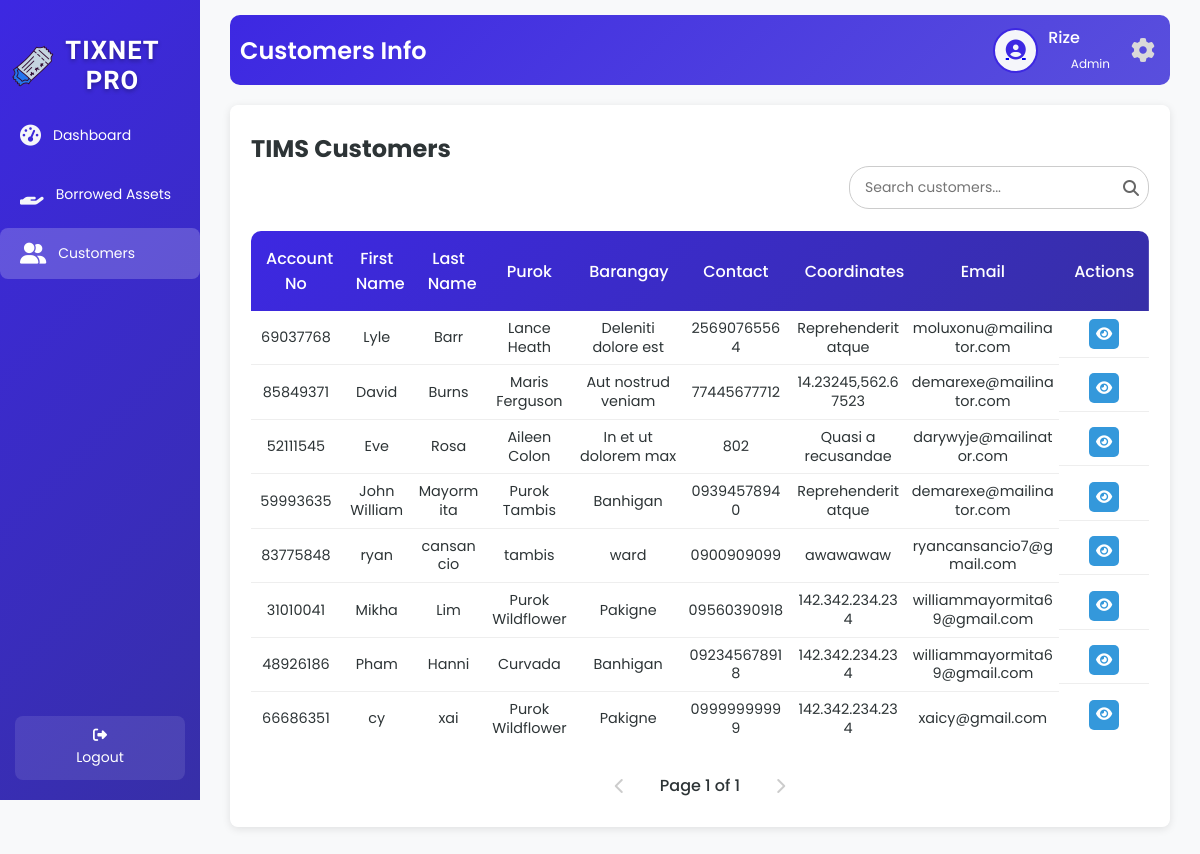
Before: /techCustomers.php (signed in) with the older database file.
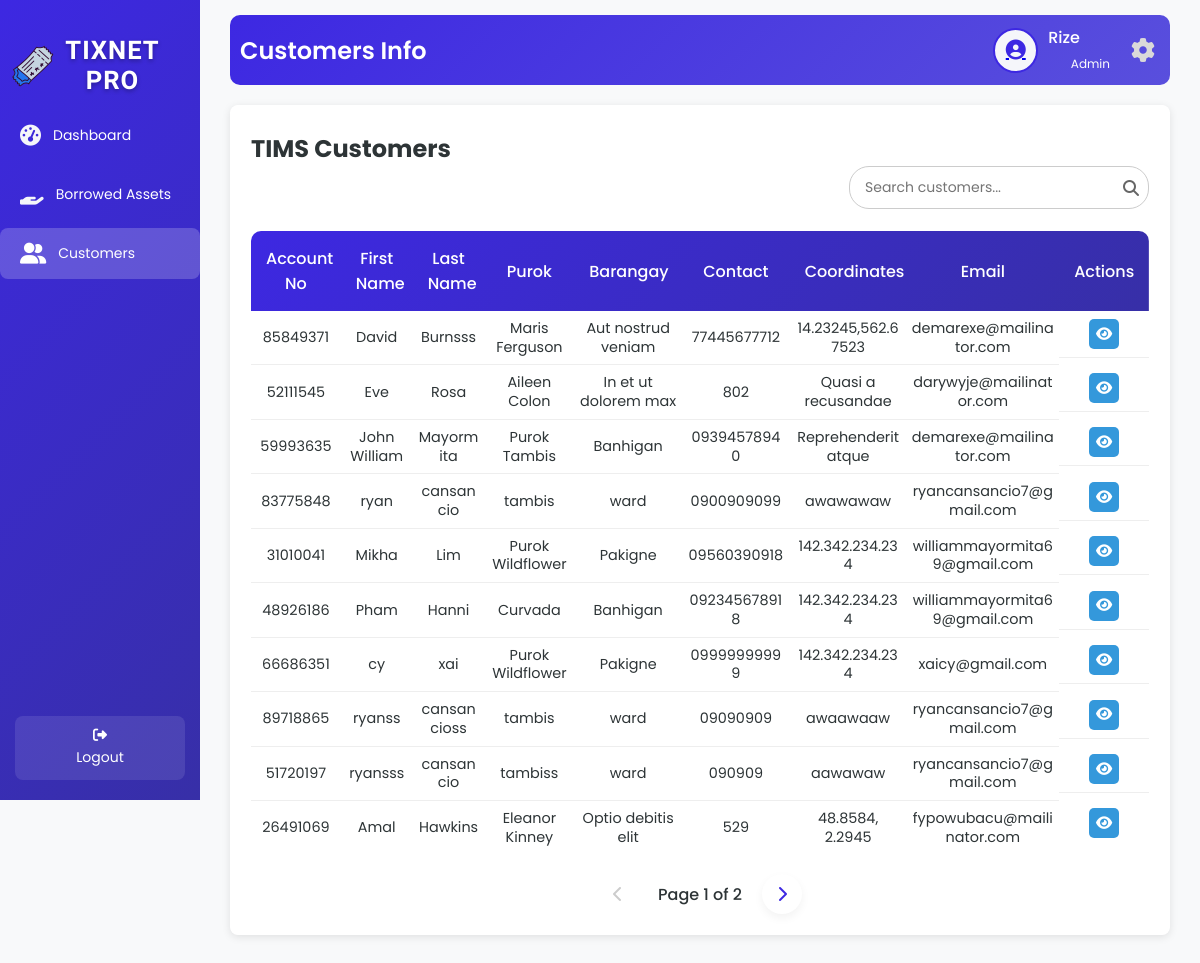
After: the same page with the newer database file.
### tables this page shows
CREATE TABLE `tbl_customer` (
  `c_id` int(50) NOT NULL,
  `c_fname` varchar(200) NOT NULL,
  `c_lname` varchar(200) NOT NULL,
  `c_purok` varchar(200) NOT NULL,
  `c_barangay` varchar(200) NOT NULL,
  `c_contact` varchar(100) NOT NULL,
  `c_email` varchar(200) NOT NULL,
  `c_date` date NOT NULL,
  `c_napname` varchar(200) NOT NULL,
  `c_napport` int(50) NOT NULL,
  `c_macaddress` varchar(200) NOT NULL,
  `c_status` varchar(200) NOT NULL,
  `c_plan` varchar(200) NOT NULL,
  `c_equipment` varchar(200) NOT NULL,
  `c_account_no` int(100) NOT NULL,
  `c_coordinates` varchar(200) NOT NULL,
  `c_balance` int(50) NOT NULL,
  `c_startdate` varchar(100) NOT NULL,
  `c_nextdue` varchar(100) NOT NULL,
  `c_lastdue` varchar(100) NOT NULL,
  `c_nextbill` varchar(100) NOT NULL,
  `c_billstatus` varchar(100) NOT NULL,
  `c_advancedays` varchar(200) NOT NULL,
  `c_advance` int(200) NOT NULL
);

### techCustomers.php (the view, shortened to what the changed rows need)
 <?php
include 'db.php';
function jsEscape($str) {
    return str_replace(
        ["\\", "'", "\"", "\n", "\r", "\t"],
        ["\\\\", "\\'", "\\\"", "\\n", "\\r", "\\t"],
        $str
    );
}
$limit = 10;
$page = isset($_GET['page']) ? (int)$_GET['page'] : 1;
$offset = ($page - 1) * $limit;
$totalQuery = "SELECT COUNT(*) AS total FROM tbl_customer WHERE c_status NOT LIKE 'ARCHIVED:%' OR c_status IS NULL";
$totalResult = $conn->query($totalQuery);
$totalRow = $totalResult->fetch_assoc();
$total = $totalRow['total'];
$totalPages = ceil($total / $limit);
$sql = "SELECT c_account_no, c_fname, c_lname, c_purok, c_barangay, c_contact, c_email, c_coordinates, c_date, c_napname, c_napport, c_macaddress, c_status, c_plan, c_equipment
        FROM tbl_customer WHERE c_status NOT LIKE 'ARCHIVED:%' OR c_status IS NULL LIMIT ?, ?";
$stmt = $conn->prepare($sql);
$stmt->bind_param("ii", $offset, $limit);
$stmt->execute();
$result = $stmt->get_result();
?>
<!DOCTYPE html>
<html lang="en">
<head>
    <link rel="stylesheet" href="techCustomer.css">
    <link rel="stylesheet" href="https://cdnjs.cloudflare.com/ajax/libs/font-awesome/6.6.0/css/all.min.css" />
</head>
<body>
<div class="wrapper">
    <div class="sidebar">
        <h2><img src="image/logo.png" alt="Tix Net Icon" class="sidebar-icon">TixNet Pro</h2>
    </div>
    <div class="container">
        <div class="upper">
            <h1>Customers Info</h1>
        </div>
        <div class="table-box glass-container">
            <h2>TIMS Customers</h2>
            <table id="customers-table">
                <thead>
                    <tr>
                        <th>Account No</th>
                        <th>First Name</th>
                        <th>Last Name</th>
                        <th>Purok</th>
                        <th>Barangay</th>
                        <th>Contact</th>
                        <th>Coordinates</th>
                        <th>Email</th>
                        <th>Actions</th>
                    </tr>
                </thead>
                <tbody id="customers-tbody">
                    <?php
                    if ($result->num_rows > 0) {
                        while ($row = $result->fetch_assoc()) {
                            $displayStatus = ($row['c_status'] ?? '');
                            echo "<tr>
                                    <td>" . htmlspecialchars($row['c_account_no'], ENT_QUOTES, 'UTF-8') . "</td>
                                    <td>" . htmlspecialchars($row['c_fname'], ENT_QUOTES, 'UTF-8') . "</td>
                                    <td>" . htmlspecialchars($row['c_lname'], ENT_QUOTES, 'UTF-8') . "</td>
                                    <td>" . htmlspecialchars($row['c_purok'], ENT_QUOTES, 'UTF-8') . "</td>
                                    <td>" . htmlspecialchars($row['c_barangay'], ENT_QUOTES, 'UTF-8') . "</td>
                                    <td>" . htmlspecialchars($row['c_contact'], ENT_QUOTES, 'UTF-8') . "</td>
                                    <td>" . htmlspecialchars($row['c_coordinates'], ENT_QUOTES, 'UTF-8') . "</td>
                                    <td>" . htmlspecialchars($row['c_email'], ENT_QUOTES, 'UTF-8') . "</td>
                                    <td class='action-buttons'>
                                        <a class='view-btn' onclick=\"showViewModal('" . htmlspecialchars($row['c_account_no'], ENT_QUOTES, 'UTF-8') . "', '" . jsEscape($row['c_fname']) . "', '" . jsEscape($row['c_lname']) . "', '" . jsEscape($row['c_purok']) . "', '" . jsEscape($row['c_barangay']) . "', '" . jsEscape($row['c_contact']) . "', '" . jsEscape($row['c_email']) . "', '" . jsEscape($row['c_coordinates']) . "', '" . jsEscape($row['c_date']) . "', '" . jsEscape($row['c_napname']) . "', '" . jsEscape($row['c_napport']) . "', '" . jsEscape($row['c_macaddress']) . "', '" . jsEscape($displayStatus) . "', '" . jsEscape($row['c_plan']) . "', '" . jsEscape($row['c_equipment']) . "')\" title='View'><i class='fas fa-eye'></i></a>
                                    </td>
                                  </tr>";
                        }
                    } else {
                        echo "<tr><td colspan='9' style='text-align: center;'>No active customers found.</td></tr>";
                    }
                    ?>
                </tbody>
            </table>
            <div class="pagination" id="customers-pagination">
                <?php if ($page > 1): ?>
                    <a href="?page=<?php echo $page - 1; ?>" class="pagination-link"><i class="fas fa-chevron-left"></i></a>
                <?php else: ?>
                    <span class="pagination-link disabled"><i class="fas fa-chevron-left"></i></span>
                <?php endif; ?>
                <span class="current-page">Page <?php echo $page; ?> of <?php echo $totalPages; ?></span>
                <?php if ($page < $totalPages): ?>
                    <a href="?page=<?php echo $page + 1; ?>" class="pagination-link"><i class="fas fa-chevron-right"></i></a>
                <?php else: ?>
                    <span class="pagination-link disabled"><i class="fas fa-chevron-right"></i></span>
                <?php endif; ?>
            </div>
        </div>
    </div>
</div>
</body>
</html>

Changed rows visible on the page:
removed tbl_customer: c_account_no "69037768", c_fname "Lyle", c_lname "Barr", c_purok "Lance Heath", c_barangay "Deleniti dolore est", c_contact "25690765564", c_coordinates "Reprehenderit atque", c_email "moluxonu@mailinator.com"
changed tbl_customer "David": c_lname "Burns" → "Burnsss"
added tbl_customer: c_account_no "89718865", c_fname "ryanss", c_lname "cansancioss", c_purok "tambis", c_barangay "ward", c_contact "09090909", c_coordinates "awaawaaw", c_email "ryancansancio7@gmail.com"
added tbl_customer: c_account_no "51720197", c_fname "ryansss", c_lname "cansancio", c_purok "tambiss", c_barangay "ward", c_contact "090909", c_coordinates "aawawaw", c_email "ryancansancio7@gmail.com"
added tbl_customer: c_account_no "26491069", c_fname "Amal", c_lname "Hawkins", c_purok "Eleanor Kinney", c_barangay "Optio debitis elit", c_contact "529", c_coordinates "48.8584, 2.2945", c_email "fypowubacu@mailinator.com"
Other visible differences:
$totalPages: "1" → "2"
